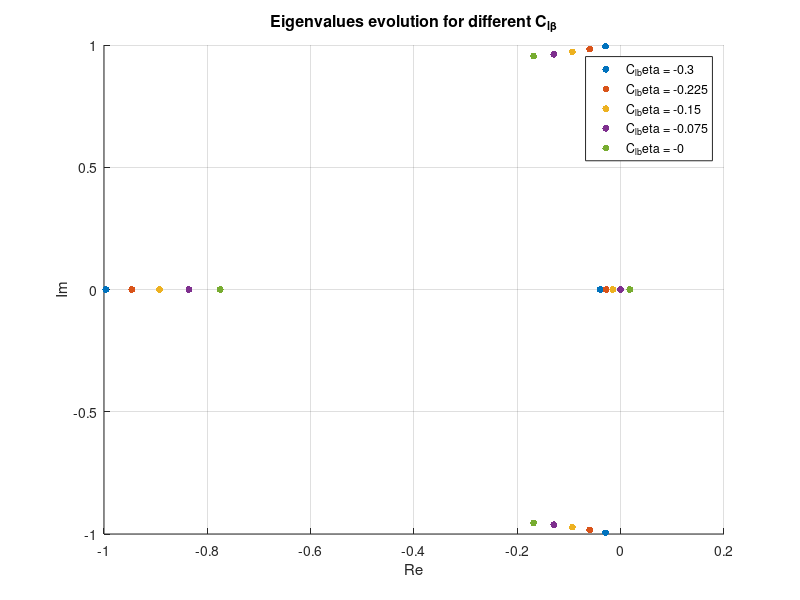

Write MATLAB code to recreate this figure.
%% UNCONTROLLED LATERAL MOTION
clc;
clear all;
    
%% Problem Data

m=288778;   % [kg]
S=511;      % [m^2]
MAC=8.32;   % [m]
b=59.74;    % [m
CD0=0.025; 
h=6069;     % [m]

Ix=2.47e7;  % [kgm2]
Iy=4.49e7;  % [kgm2]
Iz=6.74e7;  % [kgm2]
Ixz=1.32e6; % [kgm2]

Ixp=Ix-Ixz^2/Iz;
Izp=Iz-Ixz^2/Ix;
Ixzp=Ixz/(Ix*Iz-Ixz^2);

mach = 0.65;
a = sqrt(287*294*1.15);
theta0=0;
u0=a*mach;
g=9.81;
dens=1.225*exp(-(g/(287*(273+21)))*(h));
CL0=(2*m*g)/(dens*S*u0^2);
Cw0=(m*g)/(1/2*dens*u0^2*S);

%% PART 1
%Compute the eigenvalues and eigenvectors

%Lateral stability derivatives

%               Cy     Cl     Cn
coef_lateral=[-0.90 -0.160  0.160;   %beta
                0   -0.340 -0.026;   %p
                0    0.130 -0.280;]; %r
    
    
                %            Y                                   L                                  N
comp_lateral=[0.5*dens*u0*S*coef_lateral(1,1)    0.5*dens*u0*S*b*coef_lateral(1,2)    0.5*dens*u0*S*b*coef_lateral(1,3);         %v
              0.25*dens*u0*S*b*coef_lateral(2,1) 0.25*dens*u0*S*b^2*coef_lateral(2,2) 0.25*dens*u0*S*b^2*coef_lateral(2,3);       %p
              0.25*dens*u0*S*b*coef_lateral(3,1) 0.25*dens*u0*S*b^2*coef_lateral(3,2) 0.25*dens*u0*S*b^2*coef_lateral(3,3)];      %r
  
  
A=zeros(4);
%Fila 1
A(1,1)=comp_lateral(1,1)/m;
A(1,2)=comp_lateral(2,1)/m;
A(1,3)=(comp_lateral(3,1)/m)-u0;
A(1,4)=g;

%Fila 2
A(2,1)=comp_lateral(1,2)/Ixp+Ixzp*comp_lateral(1,3);
A(2,2)=comp_lateral(2,2)/Ixp+Ixzp*comp_lateral(2,3);
A(2,3)=comp_lateral(3,2)/Ixp+Ixzp*comp_lateral(3,3);

%Fila 3
A(3,1)=Ixzp*comp_lateral(1,2)+comp_lateral(1,3)/Izp;
A(3,2)=Ixzp*comp_lateral(2,2)+comp_lateral(2,3)/Izp;
A(3,3)=Ixzp*comp_lateral(3,2)+comp_lateral(3,3)/Izp;

%Fila 4
A(4,2)=1;

[eigenvectors_lateral,eigenvalues_lateral]=eig(A);
eigenvalues_lateral=diag(eigenvalues_lateral);

%% PART 2 
%Plot the eigenvalues for diffrent Cl_beta
figure;
hold on;
grid on;
xlabel("Re");
ylabel("Im");
Clbeta = zeros(1,5);
for i=1:5
    
Clbeta(i)=-0.375 + 0.075*i;
    
%               Cy      Cl        Cn
coef_lateral=[-0.90  Clbeta(i)   0.160;   %beta
                0     -0.340    -0.026;   %p
                0      0.130    -0.280;]; %r
    
                %            Y                                   L                                  N
comp_lateral=[0.5*dens*u0*S*coef_lateral(1,1)    0.5*dens*u0*S*b*coef_lateral(1,2)    0.5*dens*u0*S*b*coef_lateral(1,3);         %v
              0.25*dens*u0*S*b*coef_lateral(2,1) 0.25*dens*u0*S*b^2*coef_lateral(2,2) 0.25*dens*u0*S*b^2*coef_lateral(2,3);       %p
              0.25*dens*u0*S*b*coef_lateral(3,1) 0.25*dens*u0*S*b^2*coef_lateral(3,2) 0.25*dens*u0*S*b^2*coef_lateral(3,3)];      %r
      
    
  A_Clbeta=zeros(4);
%Fila 1
A_Clbeta(1,1)=comp_lateral(1,1)/m;
A_Clbeta(1,2)=comp_lateral(2,1)/m;
A_Clbeta(1,3)=(comp_lateral(3,1)/m)-u0;
A_Clbeta(1,4)=g;

%Fila 2
A_Clbeta(2,1)=comp_lateral(1,2)/Ixp+Ixzp*comp_lateral(1,3);
A_Clbeta(2,2)=comp_lateral(2,2)/Ixp+Ixzp*comp_lateral(2,3);
A_Clbeta(2,3)=comp_lateral(3,2)/Ixp+Ixzp*comp_lateral(3,3);

%Fila 3
A_Clbeta(3,1)=Ixzp*comp_lateral(1,2)+comp_lateral(1,3)/Izp;
A_Clbeta(3,2)=Ixzp*comp_lateral(2,2)+comp_lateral(2,3)/Izp;
A_Clbeta(3,3)=Ixzp*comp_lateral(3,2)+comp_lateral(3,3)/Izp;

%Fila 4
A_Clbeta(4,2)=1;

[eigenvectors_lat_Clbeta,eigenvalues_lat_Clbeta]=eig(A_Clbeta);
eigenvalues_lat_Clbeta=diag(eigenvalues_lat_Clbeta);    
    
Re=real(eigenvalues_lat_Clbeta);
Im=imag(eigenvalues_lat_Clbeta);
scatter(Re,Im,25,'filled') ;   
        
end

title('\fontsize{16}Eigenvalues evolution for different C_l_\beta')
legend('C_l_beta = -0.3','C_l_beta = -0.225','C_l_beta = -0.15','C_l_beta = -0.075','C_l_beta = -0');

%% PART 3




  